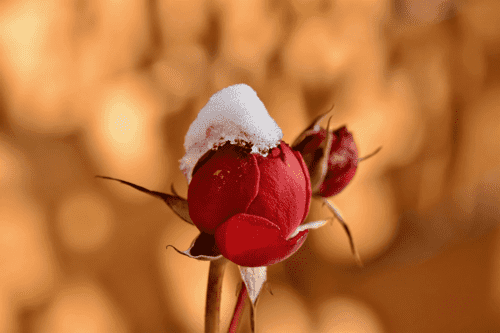
#> input picture data/flower.webp, 500 x 333 px
$ python 5_crop.py
#> lines starting #> are read from the running program, lines starting #| are printed output that depends on the picture; after the words box and inside, x2 and y2 are one past the last pixel; in counts of white or black regions, pixels touching at a corner belong together
import cv2
if __name__ == '__main__':
    image = cv2.imread("./data/flower.webp")
#> image is the input picture: shape (333, 500, 3); mean B, G, R 57.1, 110.6, 184.5
    cropped = image[80:280,120:350]
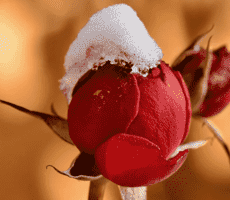
#> cropped: shape (200, 230, 3); mean B, G, R 56.2, 90.8, 169.8
    cv2.putText(image,f"original {image.shape}", (10, image.shape[0]-10),cv2.FONT_HERSHEY_SIMPLEX, 0.5 ,
                color=(0,255,0), thickness=2)
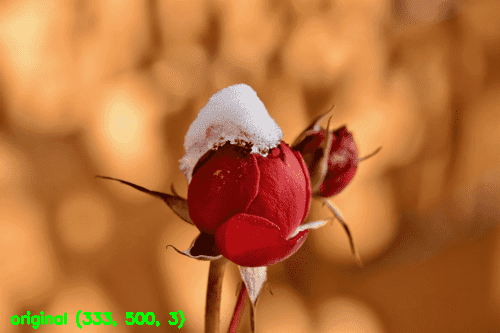
#> image: shape (333, 500, 3); 0.69% of pixels changed, all inside (x1, y1, x2, y2) = (11, 310, 185, 329)
    cv2.putText(cropped, f"cropped {cropped.shape}", (10, cropped.shape[0] - 10), cv2.FONT_HERSHEY_SIMPLEX, 0.1,
                color=(0, 255, 0), thickness=2)
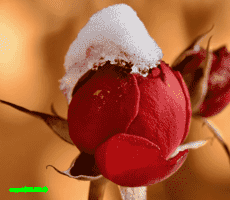
#> cropped: shape (200, 230, 3); 0.39% of pixels changed, all inside (x1, y1, x2, y2) = (9, 186, 48, 193)
    cv2.imshow(f"original {image.shape}", image)
    cv2.imshow(f"cropped {cropped.shape}", cropped)
    cv2.waitKey(0)
    cv2.destroyAllWindows()

$ run again, with data/baboon.jpg saved as data/flower.webp
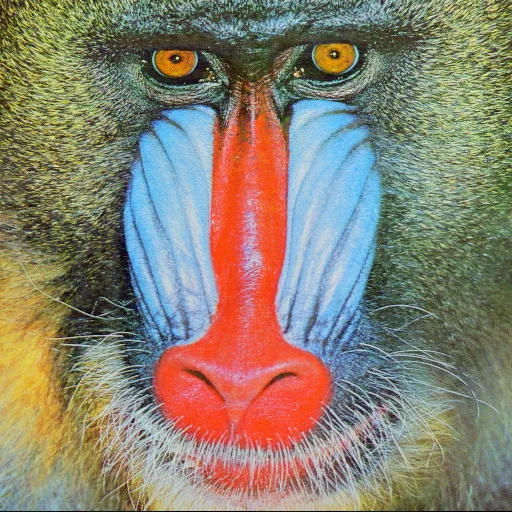
#> input picture data/baboon.jpg, 512 x 512 px
#> image is the input picture: shape (512, 512, 3); mean B, G, R 112.9, 129.3, 137.1
#> `cv2.putText(image,f"original {image.shape}", (10, image.shape[0]-10),c..`:
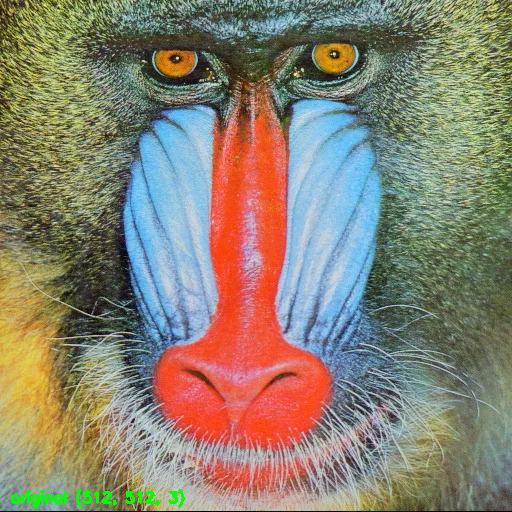
#> image: shape (512, 512, 3); 0.41% of pixels changed, all inside (x1, y1, x2, y2) = (11, 489, 185, 508)
#> `cv2.putText(cropped, f"cropped {cropped.shape}", (10, cropped.shape[0]..`:
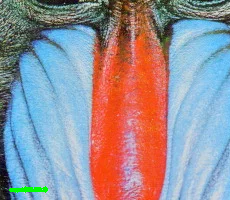
#> cropped: shape (200, 230, 3); mean B, G, R 152.7, 144.6, 151.9
